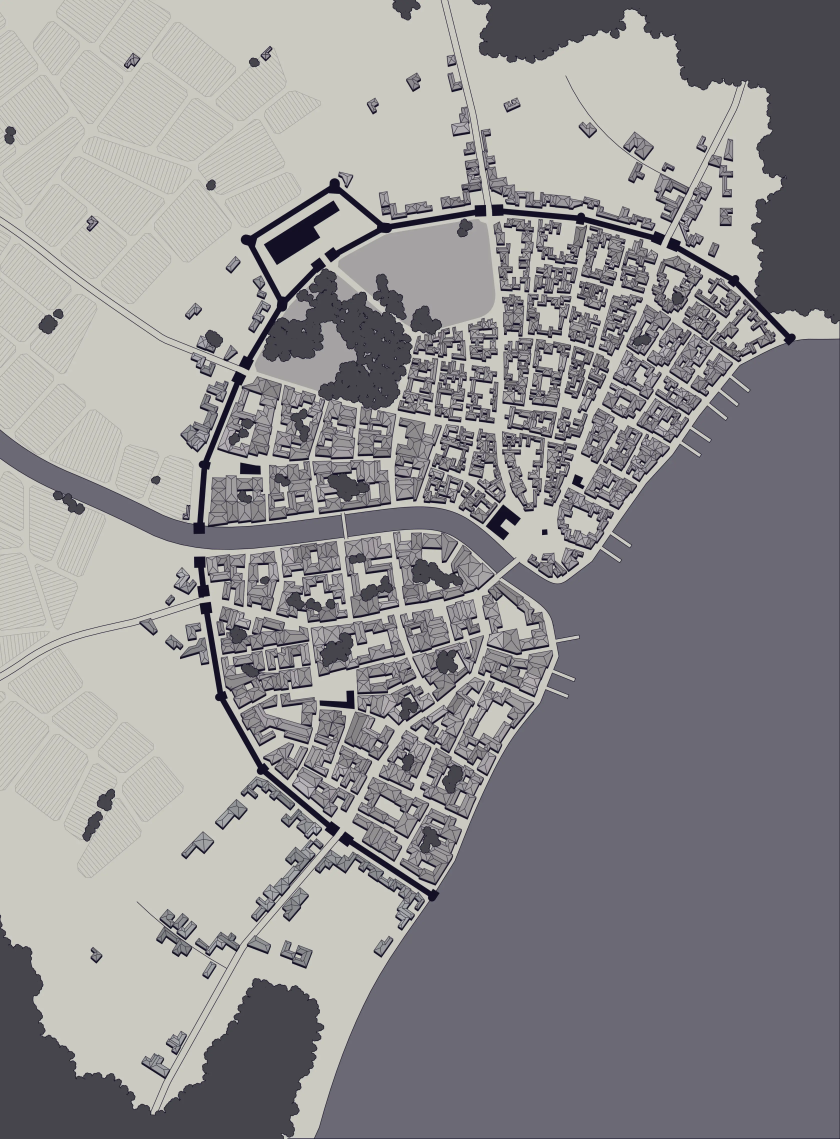
#> input picture maps/castgate.webp, 3359 x 4555 px, found by its file name (shown at 1/4 size)
$ python contours.py
#> lines starting #> are read from the running program, lines starting #| are printed output that depends on the picture; after the words box and inside, x2 and y2 are one past the last pixel; in counts of white or black regions, pixels touching at a corner belong together
import json
from pathlib import Path
from PIL import Image,ImageDraw,ImageFont
import cv2,numpy as np
P=Path(__file__).parent;im=Image.open('maps/castgate.webp').convert('RGB');black=(cv2.cvtColor(np.array(im),cv2.COLOR_RGB2GRAY)<57).astype('uint8');cs,hi=cv2.findContours(black,cv2.RETR_TREE,cv2.CHAIN_APPROX_SIMPLE);f=ImageFont.truetype('/usr/share/fonts/truetype/dejavu/DejaVuSans.ttf',20)
#> further down, im is the input picture: PIL image 3359x4555 RGB; mean R, G, B 145.6, 143.9, 145.7
#> after `black = (cv2.cvtColor(np.array(im), cv2.COLOR_RGB2GRAY) < 57).astype('`:
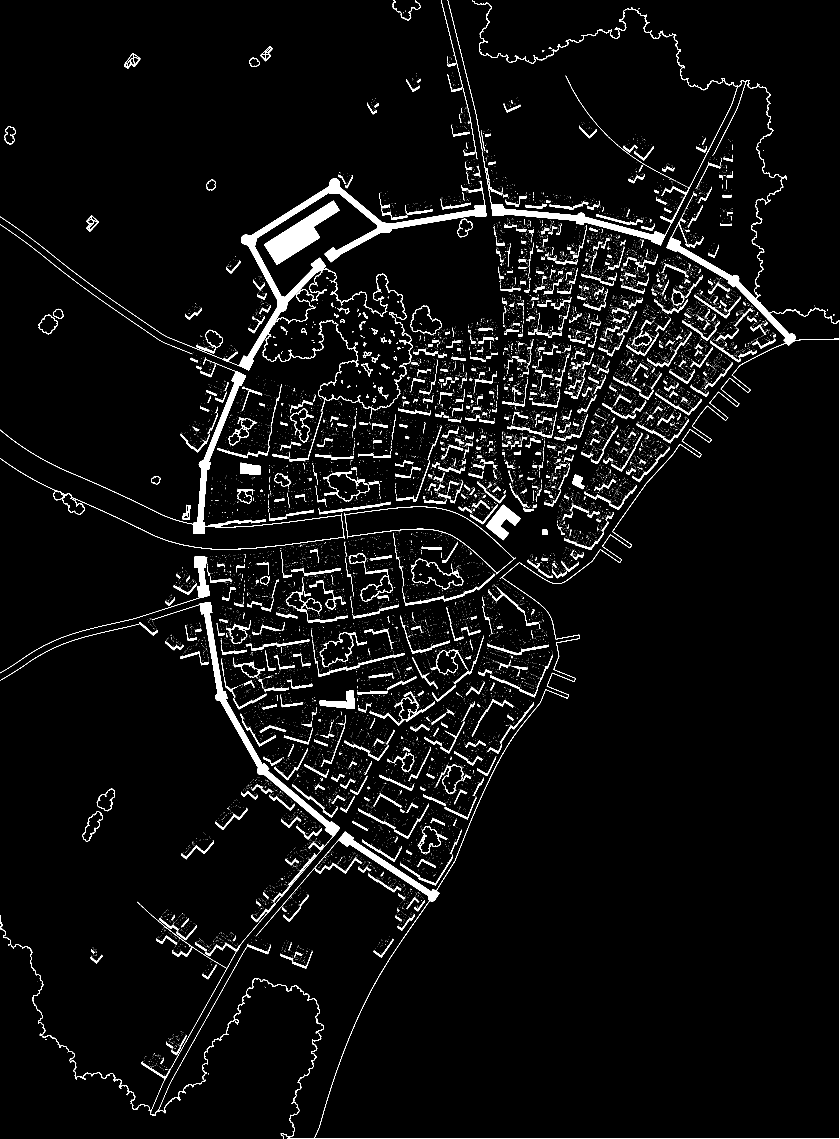
#> black: shape (4555, 3359) (shown at 1/4 size); values 0 (black) and 1 (white), 4% white; 17660 white regions (16641 under 20 px)
#> after `cs, hi = cv2.findContours(black, cv2.RETR_TREE, cv2.CHAIN_APPROX_SIMPL`: cs = 17945 contours, 16964 with area under 20; largest, box (x1, y1, x2, y2) and area: (1023, 0, 3359, 4555) 4253564, (1258, 1356, 3359, 4555) 4174121, (0, 714, 1945, 1641) 220725, (1052, 1075, 1649, 1640) 161946, (1378, 2027, 2064, 2298) 62881
regions=[('southwest-palace',(2280,5450,3070,6250)),('harbor-palace',(2750,2050,3460,2760)),('embassy',(4960,2740,5680,3460)),('northcentral',(3750,2830,4250,3420)),('pink-east',(6100,6000,6460,6300)),('brown-bottom-blue',(4700,6500,5100,7080)),('brown-east',(6100,3370,6540,4020)),('blue-south',(5110,4940,5550,5400)),('blue-cathedral',(5110,5470,5550,5980))]
records=[]
for name,bounds in regions:
 out=im.crop(bounds);dr=ImageDraw.Draw(out)
 for i,c in enumerate(cs):
  area=cv2.contourArea(c); x,y,w,h=cv2.boundingRect(c)
  if not 1000<area<550000 or not(bounds[0]<=x and bounds[1]<=y and x+w<bounds[2] and y+h<bounds[3]):continue
  m=cv2.moments(c);cx=m['m10']/m['m00'];cy=m['m01']/m['m00'];dr.line([(xx-bounds[0],yy-bounds[1]) for xx,yy in c.reshape(-1,2).tolist()+[c[0,0].tolist()]],fill='#00ff99' if hi[0,i,3]<0 else '#ff66ff',width=1);dr.text((cx-bounds[0],cy-bounds[1]),str(i),font=f,fill='white',stroke_width=2,stroke_fill='black');records.append({'region':name,'index':i,'area':area,'bounds':[x,y,w,h],'parent':int(hi[0,i,3]),'polygon':cv2.approxPolyDP(c,1.1,True).reshape(-1,2).tolist()})
 out.save(P/(name+'-contours.png'))
#> this loop made 9 passes
#> pass 2, `out = im.crop(bounds)`:
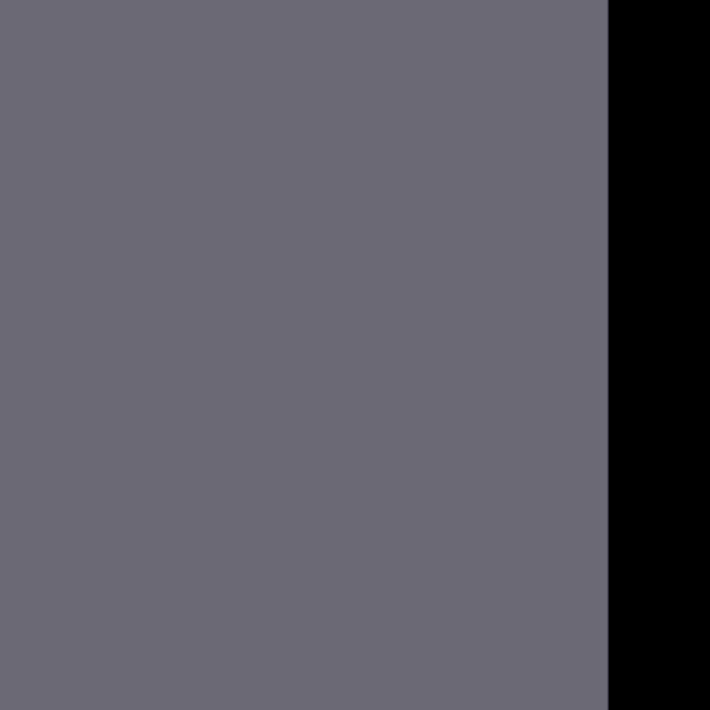
#> out: PIL image 710x710 RGB; mean R, G, B 91.6, 89.9, 100.2
#> after the loop: out: PIL image 440x510 RGB; every value is 0
#> after the loop, records = []
json.dump(records,open(P/'candidate-contours.json','w'),indent=2)
print([(r['region'],r['index'],int(r['area']),r['bounds'],r['parent']) for r in records])
